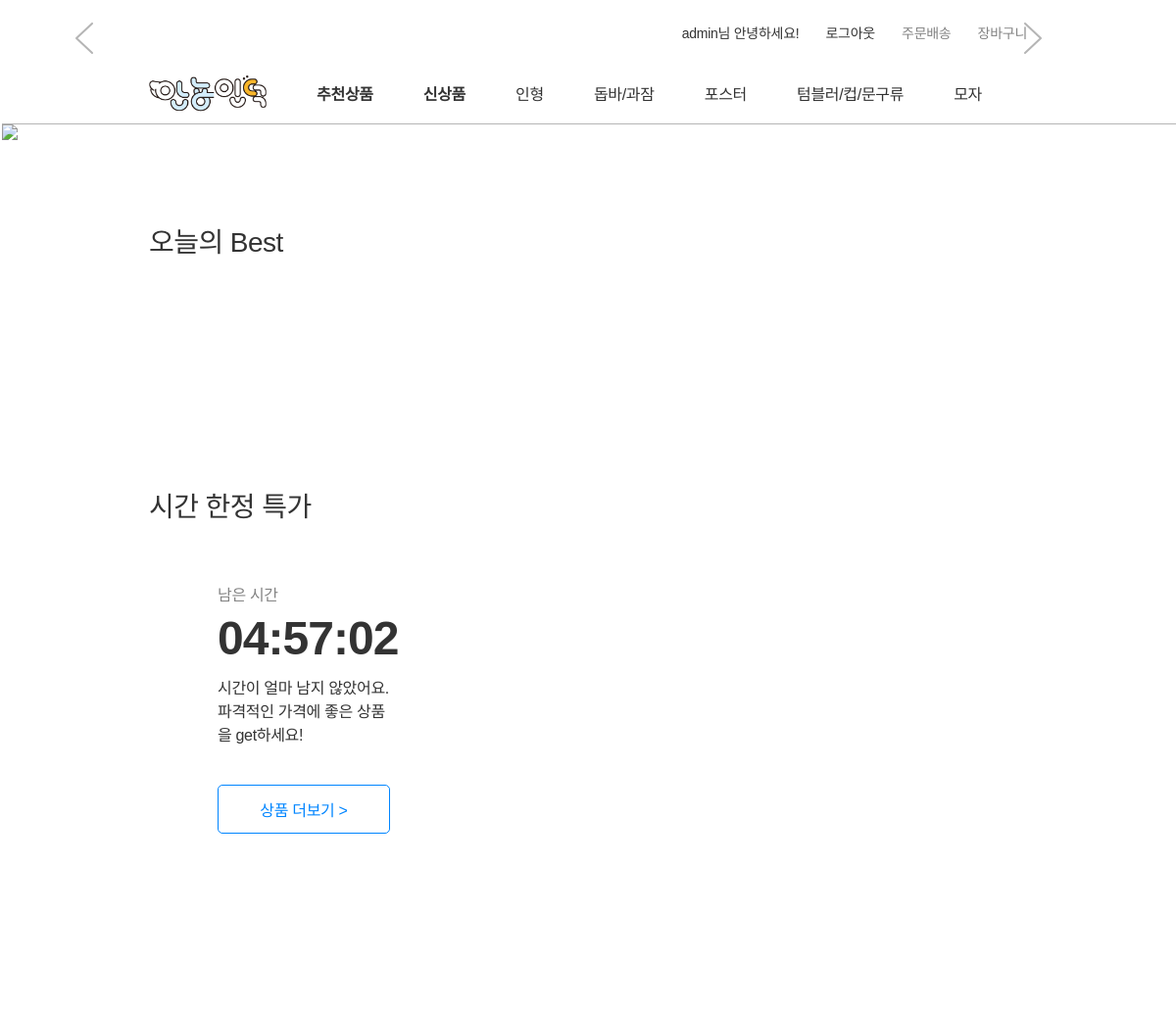
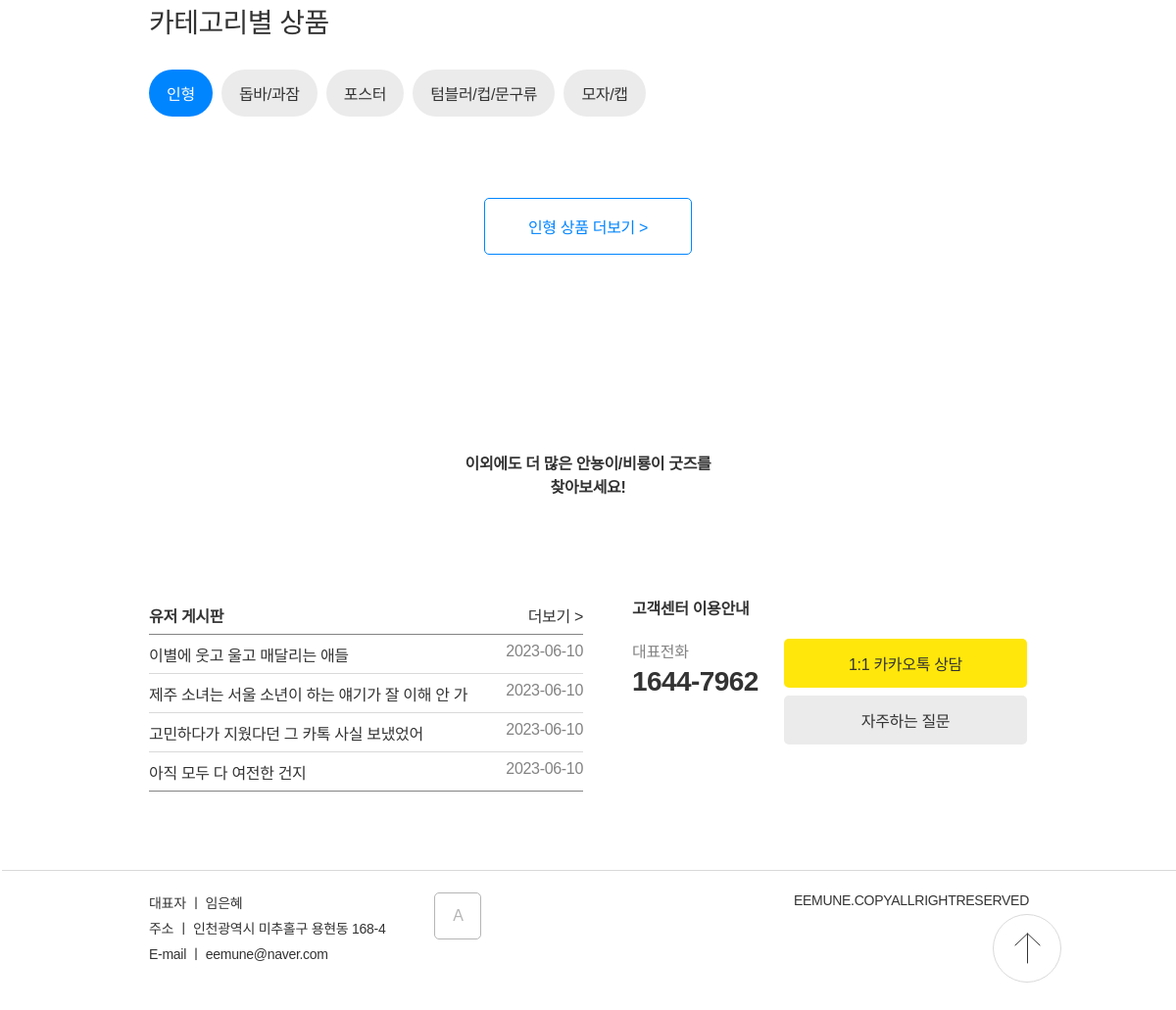
Page / (signed in) on the committed database (2 pictures, top to bottom).
### data_models.py (models this page shows)
class Board(db.Model):
    __tablename__="Board"
    id=Column(db.Integer, primary_key=True)
    post_id=Column(String(8))
    writer_id = Column(String(32))
    title=Column(String)
    content=Column(String)
    data=Column(String)

### server.py (the view)
@app.route('/')
def gogo_main():
    board_data=db.session.query(Board).order_by(desc(Board.id)).all()[:4]
    return render_template('index.html', Wishlist=Wishlist, boards = board_data)

### templates/index.html (shortened to what this page needs)
<!DOCTYPE html>
<html lang="ko">
<head>
    <link href="../static/CSS/nav.css" rel="stylesheet">
    <link href="../static/CSS/stylesheet.css" rel="stylesheet">
    <link href="../static/CSS/stylesheet_main.css" rel="stylesheet">
</head>
<nav>
    <div id="comp_header">
        <div id="component_top-list">
            <ul>
                {% if session['user_id']%}
                <li><a class="size_14"href="./wishlist">{{session['user_id']}}님 안녕하세요!</a></li>
                <li><a class="size_14"href="./logout">로그아웃</a></li>
                {% else %}
                <li><a class="size_14"href="./signin">로그인</a></li>
                <li><a class="size_14"href="./signup">회원가입</a></li>
                {% endif %}
                <li><a class="size_14 color_B5B5B5"href="error">주문배송</a></li>
                <li><a class="size_14 color_B5B5B5"href="wishlist">장바구니</a></li>
            </ul>
        </div>
        <div id="component_navigator">
            <ul>
                <img id="LOGO" onclick="location.href='/'" src="../static/img/icon/안뇽인덕.png"/>
                <li><a style="font-weight: 700;" href="./category_item?category=추천상품">추천상품</a></li>
                <li><a style="font-weight: 700;" href=".//category_item?category=신상품">신상품</a></li>
                <li><a href="./category_item?category=A">인형</a></li>
                <li><a href="./category_item?category=B">돕바/과잠</a></li>
                <li><a href="./category_item?category=C">포스터</a></li>
                <li><a href="./category_item?category=D">텀블러/컵/문구류</a></li>
                <li><a href="./category_item?category=E">모자</a></li>
            </ul>
        </div>
        </div>
</nav>
<body>
    <div id="comp_main">
        <div id="comp_banner">
            <div class="banner_img slide">
                <img onclick="location.href='item_detail?id=D000000'" class="fade active slide_item" src="../static/img/banner/banner_0.png"/>
            </div>
        </div>
        <div class="best_section">
            <p class="section_title">오늘의 Best</p>
            <div class="slider_container">
                <img onclick=slide_prev() class="slider_icon slider_prev" src="../static/img/icon/icon_prev.svg">
                <img onclick=slide_next() class="slider_icon slider_next" src="../static/img/icon/icon_next.svg">
            </div>
        </div>
        <div class="time_section">
            <p class="section_title">시간 한정 특가</p>
            <div class="item_container">
                <div class="timer_container">
                    <span  class="color_B5B5B5">남은 시간</p>
                    <div class="left_time"></div>
                    <p class="gogo">시간이 얼마 남지 않았어요.</br>파격적인 가격에 좋은 상품을 get하세요!</p>
                    <button onclick="location.href='/category_item'">상품 더보기 ></button>
                </div>
            </div>
        </div>
        <div class="category_section">
            <p class="section_title">카테고리별 상품</p>
            <ul class="tag_list">
                <li name="A" class="checked" style="background-color: #0085FF; color:white" onclick=pressed_category_tag(this)>인형</li>
                <li name="B" onclick=pressed_category_tag(this)>돕바/과잠</li>
                <li name="C" onclick=pressed_category_tag(this)>포스터</li>
                <li name="D" onclick=pressed_category_tag(this)>텀블러/컵/문구류</li>
                <li name="E" onclick=pressed_category_tag(this)>모자/캡</li>
            </ul>
            <div class="btn_container">
                <button onclick=gogo_category()>인형 상품 더보기 ></button>
            </div>
        </div>
        <p class="weight_700 size_28px" style="text-align: center; margin-bottom: 100px; margin-top: 200px;">이외에도 더 많은 안뇽이/비룡이 굿즈를</br>찾아보세요!</p>
        <div class="notice_section">
            <ul class="notice_list">
                <li class="notice_header">
                    <P class="weight_700">유저 게시판</P>
                    <a href="/board"><p>더보기 ></p></a>
                </li>
                {% for post in boards %}
                <li>
                    <p><a href="/user_post?post_id={{post.id}}">{{post.title}}</a></p>
                    <p class="color_B5B5B5">{{post.data}}</p>
                </li>
                {% endfor %}
            </ul>
            <div class="call_section">
                <p class="weight_700">고객센터 이용안내</p>
                <div class="left_right_container">
                    <div class="left">
                        <p class="color_B5B5B5">대표전화</p>
                        <p class="weight_700">1644-7962</p>
                    </div>
                    <div class="right">
                        <button onclick="location.href='error'">1:1 카카오톡 상담</button>
                        <button onclick="location.href='error'">자주하는 질문</button>
                    </div>
            </div>
            </div>
        </div>
    </div>
</body>
<footer>
    <div class="introduction">
        <p class="size_14">대표자 ㅣ 임은혜</p>
        <p class="size_14">주소 ㅣ 인천광역시 미추홀구 용현동 168-4</p>
        <p class="size_14">E-mail ㅣ eemune@naver.com</p>
    </div>
    <button onclick="location.href='/adminpage'">A</button>
    <div class="copyright">
        <p class="color_838383 size_14">EEMUNE.COPYALLRIGHTRESERVED</p>
    </div>
    <img id="gogo_top" src="../static/img/icon/icon_top.svg" onclick="location.href='#'"/>
</footer>
</html>

### static/CSS/nav.css (style rules this page uses)
#component_top-list { margin-top:23px; display: flex; justify-content: flex-end; height:44px; }
#component_top-list ul li:not(:last-child) { margin-right:23px; }
#component_top-list li { font-size: 14px; color:#B5B5B5; }
#LOGO { display: inline-block; cursor:pointer; }
#component_navigator { display: inline-block; margin-left: -150px; height:60px; padding-right: 50px; width:100vw; border-bottom: 1px solid #B5B5B5; background-color: rgba(255, 255, 255, 0.89); z-index: 3; transition: 0.5s; }
#component_navigator ul { padding:0px 150px; display: flex; justify-content: space-between; align-items: center; height: 56px; }
#component_navigator li { text-align: center; }

### static/CSS/stylesheet.css (style rules this page uses)
* { margin:0px; padding:0px; font-family: 'Noto Sans KR', sans-serif; font-size:16px; font-weight: 400; text-decoration: none; color:#333333; letter-spacing: -0.02em; box-sizing: border-box; }
#LOGO { width:120px; }
button { cursor:pointer; }
img { object-fit: cover; }
body { padding:0px 152px; overflow-x: hidden; }
li { list-style:none; display: inline-block; }
.color_B5B5B5 { color: #b5b5b5; }
.color_B5B5B5 { color: #838383; }
.size_14 { font-size:14px; }
.weight_700 { font-weight: 700; }
.section_title { font-size: 28px; }
footer { border-top: 1px solid #D9D9D9; padding-top:22px; width:100vw; margin-left: -150px; padding-left: 150px; display: flex; margin-bottom: 60px; }
footer .introduction p { margin-bottom: 6px; }
footer button { padding: 0; margin-left:50px; width:48px; height:48px; border: 1px solid #B5B5B5; color:#B5B5B5; background-color: white; }
.copyright { position: absolute; right:150px; }
#gogo_top { width:70px; height:70px; position: fixed; right:117px; bottom:46px; z-index: 3; cursor:pointer; }
button { border: 1px solid #0085FF; color: #0085FF; background-color: white; border-radius: 5px; transition: 0.5s; }

### rows in the picture
Board: title "이별에 웃고 울고 매달리는 애들", data "2023-06-10"
Board: title "제주 소녀는 서울 소년이 하는 얘기가 잘 이해 안 가", data "2023-06-10"
Board: title "고민하다가 지웠다던 그 카톡 사실 보냈었어", data "2023-06-10"
Board: title "아직 모두 다 여전한 건지", data "2023-06-10"

### other values in the picture
{{ session['user_id'] }} "admin"
